Frame 1 (no input): blank canvas, image omitted
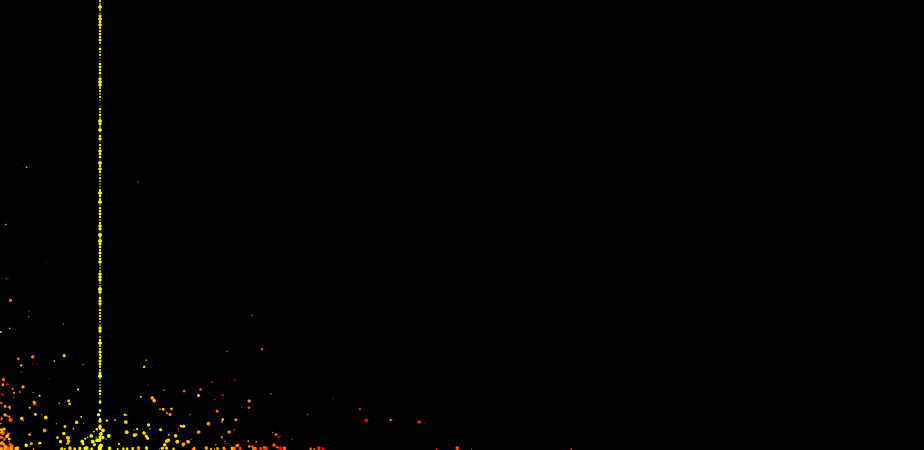
Frame 60 (the mouse pressed at the canvas centre just before this capture)
Frame 120 (the mouse held since frame 60 and released just before this capture): blank canvas, image omitted

The Processing sketch that drew this single still picture (run headless with seeded random() and noise(); from frame 60 on, the mouse is pressed at the canvas centre):

// Processing sketch: processing_1143
// ── processing_1143.pde

int StageW = 950;
int StageH = 650;

int sum = 1000;
Ball[] balls;

int left = 0;
int right = StageW;
int top = -200000;
int bottom = StageH-200;

float spring = .3;
float gravity = .9;
float bounce = .2;
float drag = .98;

float r = 255;
//rand() * 128 + 127;
float g = 0;
//rand() * 128 + 127;
float b = 0;
//rand() * 128 + 127;
float w = 0;
float ri = 0.1;
//rand() * 0.05;
float gi = PI/sum*1.4;
//rand() * 0.05;
float bi = 0.1;

int step = 0;

void setup(){
  size(924,450);
  background(0);
  smooth();
  frameRate(40);



  balls = new Ball[sum];


  for (int i = 0; i < sum; i++) {  
    float w = random(3)+1;
    color c = color(255, sin(g += gi)*255, 0);
    balls[i] = new Ball(100,-3*i-200,w,w,c);   
  }


}

void draw(){  
  if(paused) return;
  
  background(0);
  if(step == 159){
    playTowards = false;
  }
  else if(step == 0){
    playTowards = true;
  }

  if(playTowards){
    towardsplay(); 
  }
  else{
    rewindPlay();
  }
}

void rewindPlay(){
  for (int i = 0; i<sum; i++) {
    Ball ball =  balls[i];
    checkWalls(ball); 
    ball.vx *= drag;
    ball.vy += gravity;   
    ball._x = ball.xh[step];
    ball._y =  ball.yh[step];
    ball.vx= ball.vxh[step];
    ball.vy= ball.vyh[step] ;
    ball.draw(); 
  }
  step--;
}

void towardsplay(){
  for (int i = 0; i<sum-1; i++) {
    Ball ballA = balls[i];
    for (int j = i+1; j<sum; j++) {
      Ball ballB =balls[j];
      checkCollision(ballA, ballB);
    }
  }

  for (int i = 0; i<sum; i++) {
    Ball ball =  balls[i];
    checkWalls(ball); 
    ball.vx *= drag;
    ball.vy += gravity;   
    ball.xh[step] = ball._x;
    ball.yh[step] = ball._y;
    ball.vxh[step] = ball.vx;
    ball.vyh[step] = ball.vy;
    ball.draw(); 
  }
  step++;
}

void checkCollision(Ball ballA,Ball ballB){
  float desX = ballA._x - ballB._x;
  float desY = ballA._y - ballB._y;
  float dis = sqrt(desX*desX + desY*desY) ;
  float len = ballA._width + ballB._width;
  if(dis < len){
    float angle = atan2(desY, desX);
    float sine = sin(angle);
    float cosine = cos(angle);

    Point2D pos0 = new Point2D(0,0);
    // rotate ball1's position
    Point2D pos1 = rotate(desX, desY, sine, cosine, true);
    // rotate ball0's velocity
    Point2D vel0 = rotate(ballA.vx, ballA.vy, sine, cosine, true);
    // rotate ball1's velocity
    Point2D vel1 = rotate(ballB.vx, ballB.vy, sine, cosine, true);


    float vxTotal = vel0.x-vel1.x;
    vel0.x = ((ballA.mass-ballB.mass)*vel0.x+2*ballB.mass*vel1.x)/(ballA.mass+ballB.mass);
    vel1.x = vxTotal+vel0.x;

    float absV = Math.abs(vel0.x)+Math.abs(vel1.x);
    float overlap = (ballA._width/2+ballB._width/2)-Math.abs(pos0.x-pos1.x);
    pos0.x += vel0.x/absV*overlap;
    pos1.x += vel1.x/absV*overlap;

    Point2D pos0F = rotate(pos0.x, pos0.y, sine, cosine, false);
    Point2D pos1F = rotate(pos1.x, pos1.y, sine, cosine, false);
    // adjust positions to actual screen positions
    // ballB._x += pos1F.x;
    // ballB._y += pos1F.y;
    // ballA._x += pos0F.x;
    // ballA._y += pos0F.y;
    // rotate velocities back
    Point2D vel0F = rotate(vel0.x, vel0.y, sine, cosine, false);
    Point2D vel1F = rotate(vel1.x, vel1.y, sine, cosine, false);
    ballA.vx = vel0F.x;
    ballA.vy = vel0F.y;
    ballB.vx = vel1F.x;
    ballB.vy = vel1F.y;
  }  
}

void checkWalls(Ball ball) {
  ball._x += ball.vx;
  if (ball._x<left+ball._width/2) {
    ball._x = left+ball._width/2;
    ball.vx *= -1*bounce;
  } 
  else if (ball._x>right-ball._width/2) {
    ball._x = right-ball._width/2;
    ball.vx *= -1*bounce;
  }
  ball._y += ball.vy;
  if (ball._y<top+ball._height/2) {
    ball._y = top+ball._height/2;
    ball.vy *= -1*bounce;
  } 
  else if (ball._y>bottom-ball._height/2) {
    ball._y = bottom-ball._height/2;
    ball.vy *= -1*bounce;

    if(ball.vx <= 0.5){
    }
  }


}


Point2D rotate(float x,float y, float sine,float cosine,Boolean reverse) {
  Point2D result = new Point2D(0,0);
  if (reverse) {
    result.x = x*cosine+y*sine;
    result.y = y*cosine-x*sine;
  } 
  else {
    result.x = x*cosine-y*sine;
    result.y = y*cosine+x*sine;
  }
  return result;
}

class Point2D{
  float x,y;
  Point2D(float x,float y){
    this.x = x;
    this.y = y; 
  }
}

class PointHis{
  float _x,_y,vx,vy;
  PointHis (float _x,float _y,float vx,float vy){
    this._x = _x;
    this._y = _y;
    this.vx = vx;
    this.vy = vy;
  }
}

class Ball{
  float _x,_y;
  float vx =0;
  float vy = 0;
  float _width,_height;
  float mass;

  color _rgb;

  float[] xh;
  float[] yh;
  float[] vxh;
  float[] vyh;

  Ball(float _x,float _y,float _width,float _height,color _rgb){
    this._x = _x;
    this._y = _y;
    this._width = _width;
    this._height = _height;
    this._rgb = _rgb;
    this.mass = _width;

    this.xh = new float [1000];
    this.yh = new float [1000];
    this.vxh = new float [1000];
    this.vyh = new float [1000];
  }

  void draw(){
    noStroke();
    fill(this._rgb);   
    ellipse(this._x, this._y, this._width, this._height);
  }
}


Boolean playTowards = true;
Boolean paused = false;

void mousePressed(){
  playTowards = !playTowards;
}

void keyPressed(){
  paused = !paused;
}
